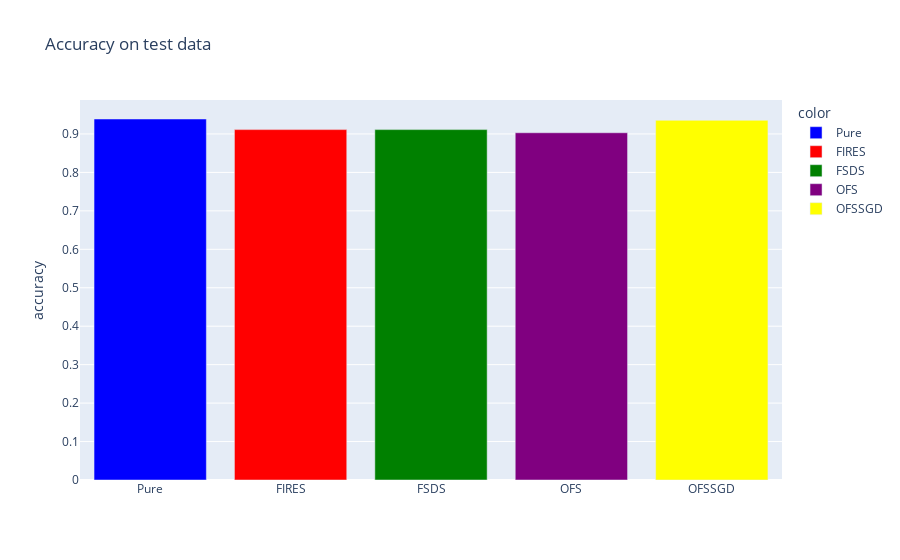

The cell this chart's notebook holds for it:
### Code cell
# accuracy on test data
col_names = ["Pure","FIRES","FSDS", "OFS", "OFSSGD"]
values = [accuracy_no_ofs, accuracy_fires, accuracy_fsds, accuracy_ofs, accuracy_ofssgd]
fig = px.bar(x=col_names, y=values, title="Accuracy on test data", labels={"y":"accuracy", "x":""}, color=col_names, color_discrete_map={"Pure":"blue",'FIRES': 'red',
                                                   'FSDS': 'green', 'OFS': 'purple', "OFSSGD":"yellow"})

fig.show()

### Figure 1 — Plotly figure (JSON) as saved in the notebook; plotly's stock layout.template omitted (floating-point values rounded to 4 significant figures)
{"data": [{"alignmentgroup": "True", "hovertemplate": "color=Pure<br>=%{x}<br>accuracy=%{y}<extra></extra>", "legendgroup": "Pure", "marker": {"color": "blue"}, "name": "Pure", "offsetgroup": "Pure", "orientation": "v", "showlegend": true, "textposition": "auto", "type": "bar", "x": ["Pure"], "xaxis": "x", "y": [0.9389], "yaxis": "y"}, {"alignmentgroup": "True", "hovertemplate": "color=FIRES<br>=%{x}<br>accuracy=%{y}<extra></extra>", "legendgroup": "FIRES", "marker": {"color": "red"}, "name": "FIRES", "offsetgroup": "FIRES", "orientation": "v", "showlegend": true, "textposition": "auto", "type": "bar", "x": ["FIRES"], "xaxis": "x", "y": [0.9113], "yaxis": "y"}, {"alignmentgroup": "True", "hovertemplate": "color=FSDS<br>=%{x}<br>accuracy=%{y}<extra></extra>", "legendgroup": "FSDS", "marker": {"color": "green"}, "name": "FSDS", "offsetgroup": "FSDS", "orientation": "v", "showlegend": true, "textposition": "auto", "type": "bar", "x": ["FSDS"], "xaxis": "x", "y": [0.9113], "yaxis": "y"}, {"alignmentgroup": "True", "hovertemplate": "color=OFS<br>=%{x}<br>accuracy=%{y}<extra></extra>", "legendgroup": "OFS", "marker": {"color": "purple"}, "name": "OFS", "offsetgroup": "OFS", "orientation": "v", "showlegend": true, "textposition": "auto", "type": "bar", "x": ["OFS"], "xaxis": "x", "y": [0.9031], "yaxis": "y"}, {"alignmentgroup": "True", "hovertemplate": "color=OFSSGD<br>=%{x}<br>accuracy=%{y}<extra></extra>", "legendgroup": "OFSSGD", "marker": {"color": "yellow"}, "name": "OFSSGD", "offsetgroup": "OFSSGD", "orientation": "v", "showlegend": true, "textposition": "auto", "type": "bar", "x": ["OFSSGD"], "xaxis": "x", "y": [0.9355], "yaxis": "y"}], "layout": {"barmode": "relative", "legend": {"title": {"text": "color"}, "tracegroupgap": 0}, "title": {"text": "Accuracy on test data"}, "xaxis": {"anchor": "y", "domain": [0, 1], "title": {"text": ""}}, "yaxis": {"anchor": "x", "domain": [0, 1], "title": {"text": "accuracy"}}}}
